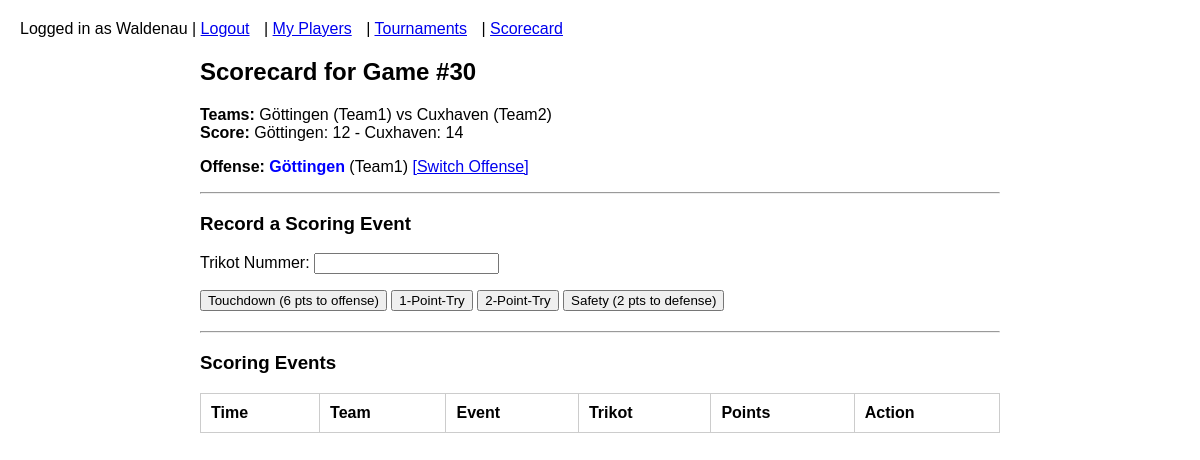
The page /scorecard/live/30/ (signed in) on the database its author committed.
### events/models.py (models this page shows, shortened)
class Game(models.Model):
    tournament = models.ForeignKey(Tournament, on_delete=models.CASCADE, related_name='games')
    team1 = models.ForeignKey(User, on_delete=models.CASCADE, related_name='team1_games')
    team2 = models.ForeignKey(User, on_delete=models.CASCADE, related_name='team2_games')
    referee = models.ForeignKey(User, on_delete=models.CASCADE, related_name='referee_games')
    start_time = models.DateTimeField()
    team1_score = models.IntegerField(null=True, blank=True)
    team2_score = models.IntegerField(null=True, blank=True)
    field_number = models.IntegerField(null=True, blank=True)  # Only used for 5-team tournaments
    coin_toss_winner_is_team1 = models.BooleanField(default=True)
    offense_is_team1 = models.BooleanField(default=True)

### events/views.py (the view)
# urls.py: path('scorecard/live/<int:game_id>/', views.scorecard_live, name='scorecard_live'),
@login_required
def scorecard_live(request, game_id):
    game = get_object_or_404(Game, id=game_id, referee=request.user)
    return render(request, 'scorecard_live.html', {'game': game})

### events/templates/scorecard_live.html (shortened to what this page needs)
{% extends "base.html" %}
{% block content %}
<h2>Scorecard for Game #{{ game.id }}</h2>
<p>
    <strong>Teams:</strong> {{ game.team1.username }} (Team1) vs {{ game.team2.username }} (Team2)<br>
    <strong>Score:</strong>
    {{ game.team1.username }}: {{ game.team1_score|default:0 }} -
    {{ game.team2.username }}: {{ game.team2_score|default:0 }}
</p>
<p>
    <strong>Offense:</strong>
    {% if game.offense_is_team1 %}
        <span style="color: blue; font-weight: bold;">{{ game.team1.username }}</span> (Team1)
    {% else %}
        <span style="color: blue; font-weight: bold;">{{ game.team2.username }}</span> (Team2)
    {% endif %}
    <a href="{% url 'switch_offense' game.id %}">[Switch Offense]</a>
</p>
<hr>
<h3>Record a Scoring Event</h3>
<form method="post" action="{% url 'record_score_event' game.id %}">
    <p>
        <label>Trikot Nummer:
            <input type="number" name="trikot">
        </label>
    </p>
    <p>
        <button type="submit" name="event_type" value="TD">Touchdown (6 pts to offense)</button>
        <button type="submit" name="event_type" value="PAT1">1-Point-Try</button>
        <button type="submit" name="event_type" value="PAT2">2-Point-Try</button>
        <button type="submit" name="event_type" value="SAFETY">Safety (2 pts to defense)</button>
    </p>
</form>
<hr>
<h3>Scoring Events</h3>
<table border="1" cellspacing="0" cellpadding="5">
    <tr>
        <th>Time</th>
        <th>Team</th>
        <th>Event</th>
        <th>Trikot</th>
        <th>Points</th>
        <th>Action</th>
    </tr>
</table>
{% endblock %}

### events/templates/base.html (shortened to what this page needs)
<!DOCTYPE html>
<html>
<head>
</head>
<body>
    <header>
        <nav>
            {% if user.is_authenticated %}
                Logged in as {{ user.username }} |
                <a href="{% url 'logout' %}">Logout</a>
                {% if user.is_staff %}
                    | <a href="{% url 'admin_dashboard' %}">Admin Dashboard</a>
                {% else %}
                    | <a href="{% url 'players' %}">My Players</a>
                    | <a href="{% url 'tournaments' %}">Tournaments</a>
                    | <a href="{% url 'scorecard_home' %}">Scorecard</a>
                {% endif %}
            {% else %}
                <a href="{% url 'login' %}">Login</a>
            {% endif %}
        </nav>
    </header>
    <div class="container">
        {% block content %}{% endblock %}
    </div>
</body>
</html>

### events/templates/base.html (style rules this page uses)
body { font-family: Arial, sans-serif; margin: 20px; }
header { margin-bottom: 20px; }
nav a { margin-right: 10px; }
.container { max-width: 800px; margin: auto; }
table { width: 100%; border-collapse: collapse; margin-bottom: 20px; }
table, th, td { border: 1px solid #ccc; }
th, td { padding: 10px; text-align: left; }
form { margin-bottom: 20px; }

### rows shown on the page
Game: id "30", team1.username "Göttingen", team2.username "Cuxhaven", team1_score "12", team2_score "14"

### other values the page prints
{{ user.username }} "Waldenau"
